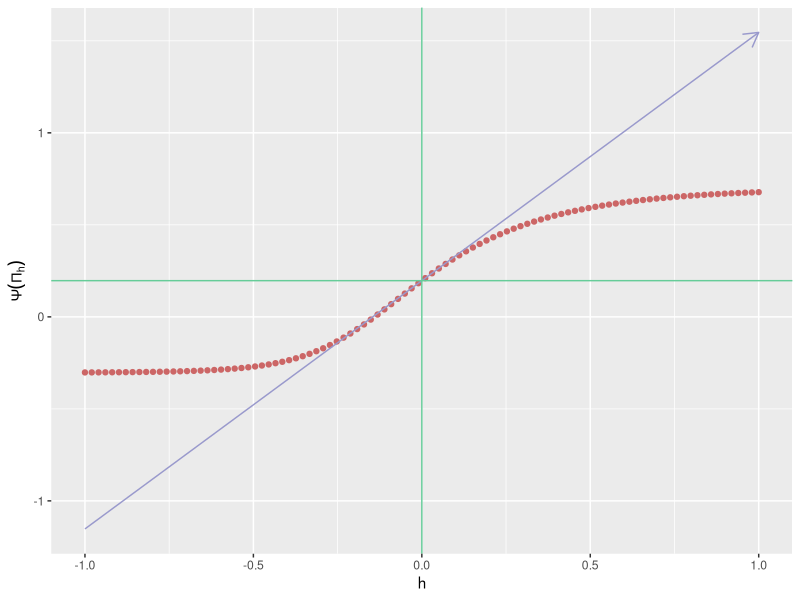

Reproduce this figure in R.
## ----setup, echo = FALSE-------------------------------------------------
knitr::opts_chunk$set(
  size = "tiny",
  warnings = FALSE,
  fig.width = 12, 
  fig.height = 4, 
  fig.path = 'img/')

## ----visible-setup-------------------------------------------------------
set.seed(54321) ## because reproducibility matters...
suppressMessages(library(R.utils)) ## make sure it is installed
suppressMessages(library(ggplot2)) ## make sure it is installed
expit <- plogis
logit <- qlogis

## ----simulation----------------------------------------------------------
draw_from_experiment <- function(n, full = FALSE) {
  ## preliminary
  n <- Arguments$getInteger(n, c(1, Inf))
  full <- Arguments$getLogical(full)
  ## ## 'gbar' and 'Qbar' factors
  gbar <- function(W) {
    expit(-0.3 + 2 * W - 1.5 * W^2)
  }
  Qbar <- function(AW) {
    A <- AW[, 1]
    W <- AW[, 2]
    A * cos((1 + W) * pi / 5) + (1 - A) * sin((1 + W^2) * pi / 4)
  }
  ## sampling
  ## ## context
  W <- runif(n)
  ## ## counterfactual rewards
  zeroW <- cbind(A = 0, W)
  oneW <- cbind(A = 1, W)
  Qbar.zeroW <- Qbar(zeroW)
  Qbar.oneW <- Qbar(oneW)
  Yzero <- rbeta(n, shape1 = 1, shape2 = (1 - Qbar.zeroW) / Qbar.zeroW)
  Yone <- rbeta(n, shape1 = 1, shape2 = (1 - Qbar.oneW) / Qbar.oneW)
  ## ## action undertaken
  A <- rbinom(n, size = 1, prob = gbar(W))
  ## ## actual reward
  Y <- A * Yone + (1 - A) * Yzero
  ## ## observation
  if (full) {
    obs <- cbind(W = W, Yzero = Yzero, Yone = Yone, A = A, Y = Y)
  } else {
    obs <- cbind(W = W, A = A, Y = Y)
  }
  attr(obs, "gbar") <- gbar
  attr(obs, "Qbar") <- Qbar
  attr(obs, "QW") <- dunif
  ##
  return(obs)
}

## ----draw-five-obs-------------------------------------------------------
(five_obs <- draw_from_experiment(5))

## ----DAG-----------------------------------------------------------------
## plot the causal diagram

## ----approx-psi-zero-a---------------------------------------------------
B <- 1e6
full_obs <- draw_from_experiment(B, full = TRUE)
(psi_hat <- mean(full_obs[, "Yone"] - full_obs[, "Yzero"]))

## ----approx-psi-zero-b---------------------------------------------------
sd_hat <- sd(full_obs[, "Yone"] - full_obs[, "Yzero"])
alpha <- 0.05
(psi_CI <- psi_hat + c(-1, 1) * qnorm(1 - alpha / 2) * sd_hat / sqrt(B))

## ----another-simulation--------------------------------------------------
draw_from_another_experiment <- function(n, h = 0) {
  ## preliminary
  n <- Arguments$getInteger(n, c(1, Inf))
  h <- Arguments$getNumeric(h)
  ## ## 'gbar' and 'Qbar' factors
  gbar <- function(W) {
    sin((1 + W) * pi / 6)
  }
  Qbar <- function(AW, hh = h) {
    A <- AW[, 1]
    W <- AW[, 2]
    expit( logit( A *  W + (1 - A) * W^2 ) +
           hh * 10 * sqrt(W) * A )
  }
  ## sampling
  ## ## context
  W <- runif(n, min = 1/10, max = 9/10)
  ## ## action undertaken
  A <- rbinom(n, size = 1, prob = gbar(W))
  ## ## reward
  shape1 <- 4
  QAW <- Qbar(cbind(A, W))
  Y <- rbeta(n, shape1 = shape1, shape2 = shape1 * (1 - QAW) / QAW)
  ## ## observation
  obs <- cbind(W = W, A = A, Y = Y)
  attr(obs, "gbar") <- gbar
  attr(obs, "Qbar") <- Qbar
  attr(obs, "QW") <- function(x){dunif(x, min = 1/10, max = 9/10)}
  attr(obs, "shape1") <- shape1
  ##
  return(obs)
}

## ----approx-psi-one------------------------------------------------------
five_obs_from_another_experiment <- draw_from_another_experiment(5)
integrand <- function(w) {
  Qbar <- attr(five_obs_from_another_experiment, "Qbar")
  QW <- attr(five_obs_from_another_experiment, "QW")
  ( Qbar(cbind(1, w)) - Qbar(cbind(0, w)) ) * QW(w)
}
(psi_Pi_zero <- integrate(integrand, lower = 0, upper = 1)$val)

## ----psi-approx-psi-one, fig.cap  = "Evolution of the  statistical parameter along a fluctuation."----
approx <- seq(-1, 1, length.out = 1e2)
psi_Pi_h <- sapply(approx, function(t) {
  obs_from_another_experiment <- draw_from_another_experiment(1, h = t)
  integrand <- function(w) {
    Qbar <- attr(obs_from_another_experiment, "Qbar")
    QW <- attr(obs_from_another_experiment, "QW")
    ( Qbar(cbind(1, w)) - Qbar(cbind(0, w)) ) * QW(w)
  }
  integrate(integrand, lower = 0, upper = 1)$val  
})
slope_approx <- (psi_Pi_h - psi_Pi_zero) / approx
slope_approx <- slope_approx[min(which(approx > 0))]
ggplot() +
  geom_point(data = data.frame(x = approx, y = psi_Pi_h), aes(x, y),
             color = "#CC6666") +
  geom_segment(aes(x = -1, y = psi_Pi_zero - slope_approx,
                   xend = 1, yend = psi_Pi_zero + slope_approx),
               arrow = arrow(length = unit(0.03, "npc")),
               color = "#9999CC") +
  geom_vline(xintercept = 0, color = "#66CC99") +
  geom_hline(yintercept = psi_Pi_zero, color = "#66CC99") +
  labs(x = "h", y = expression(Psi(Pi[h]))) 

## ----eic-----------------------------------------------------------------
eic <- function(obs, psi) {
  Qbar <- attr(obs, "Qbar")
  gbar <- attr(obs, "gbar")
  QAW <- Qbar(obs[, c("A", "W")])
  gW <- gbar(obs[, "W"])
  lgAW <- obs[, "A"] * gW + (1 - obs[, "A"]) * (1 - gW)
  ( Qbar(cbind(1, obs[, "W"])) - Qbar(cbind(0, obs[, "W"])) - psi ) +
    (2 * obs[, "A"] - 1) / lgAW * (obs[, "Y"] - QAW)
}

(eic(five_obs, psi = psi_hat))
(eic(five_obs_from_another_experiment, psi = psi_Pi_zero))

## ----cramer-rao----------------------------------------------------------
obs <- draw_from_experiment(B)
(cramer_rao_hat <- var(eic(obs, psi = psi_hat)))

## ----cramer-rao-another-experiment---------------------------------------
obs_from_another_experiment <- draw_from_another_experiment(B)
(cramer_rao_Pi_zero_hat <- var(eic(obs_from_another_experiment, psi = 59/300)))

## ----recover-slope-------------------------------------------------------
s_draw_from_another_experiment <- function(obs) { 
  ## preliminary
  Qbar <- attr(obs, "Qbar")
  QAW <- Qbar(obs[, c("A", "W")])
  shape1 <- Arguments$getInteger(attr(obs, "shape1"), c(1, Inf))
  ## computations
  betaAW <- shape1 * (1 - QAW) / QAW
  out <- log(1 - obs[, "Y"])
  for (int in 1:shape1) {
    out <- out + 1/(int - 1 + betaAW)
  }
  out <- - out * shape1 * (1 - QAW) / QAW * 10 * sqrt(obs[, "W"]) * obs[, "A"]
  ## no need to center given how we will use it
  return(out)
}

vars <- eic(obs_from_another_experiment, psi = 59/300) *
  s_draw_from_another_experiment(obs_from_another_experiment)
sd_hat <- sd(vars)
(slope_hat <- mean(vars))
(slope_CI <- slope_hat + c(-1, 1) * qnorm(1 - alpha / 2) * sd_hat / sqrt(B))

